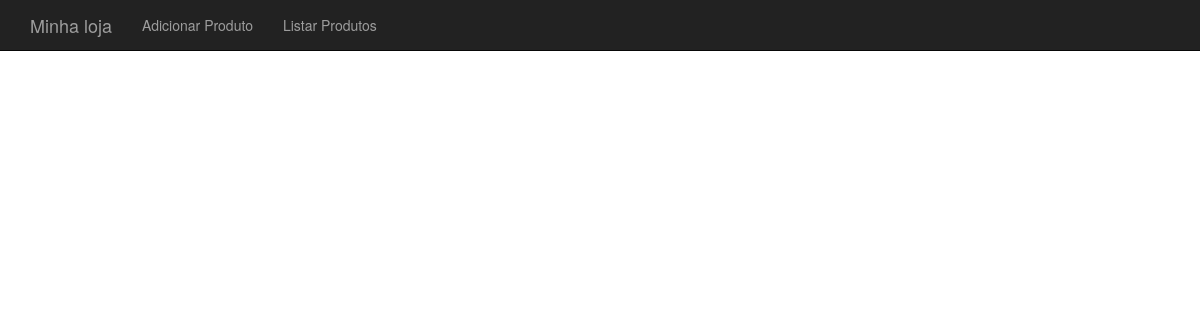
Before: /produto-lista.php with the older database file.
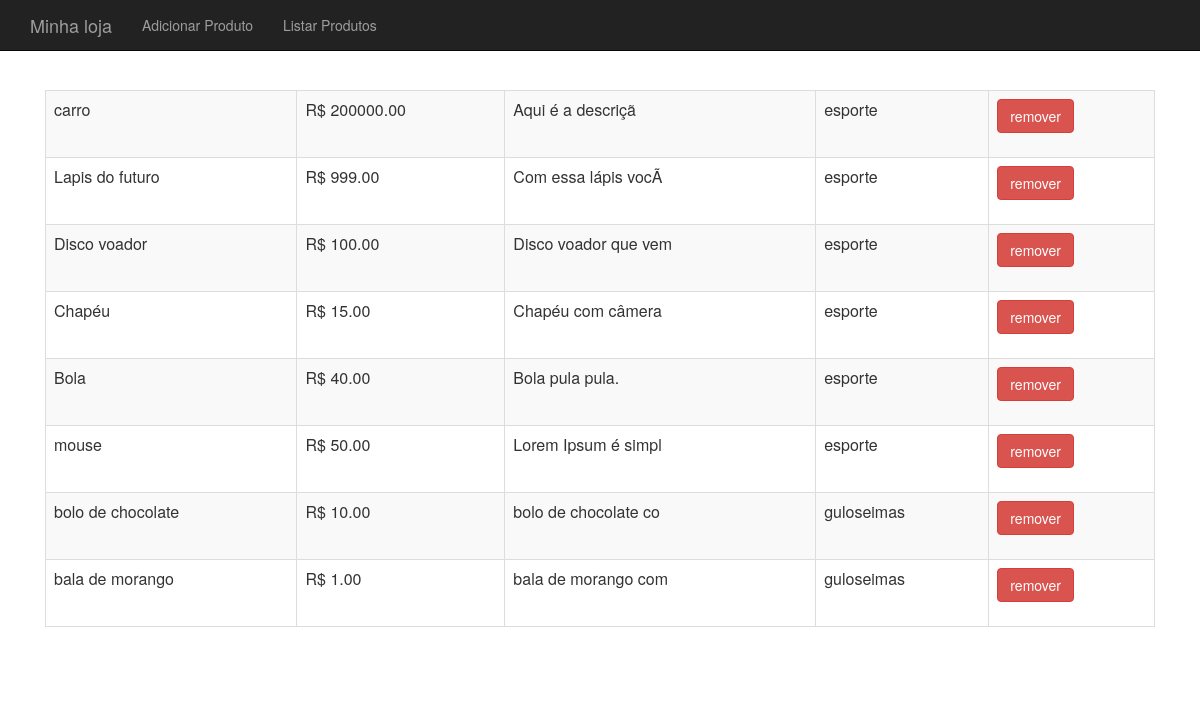
After: the same page with the newer database file.
### tables this page shows
CREATE TABLE `produtos` (
  `id` int(11) NOT NULL,
  `nome` varchar(255) DEFAULT NULL,
  `preco` decimal(10,2) DEFAULT NULL,
  `descricao` text,
  `categoria_id` int(11) DEFAULT NULL
);

CREATE TABLE `categorias` (
  `id` int(11) NOT NULL,
  `nome` varchar(255) DEFAULT NULL
);

### banco-produto.php (called while the page is built, shortened)
<?php
function listaProdutos($conexao){
	$produtos = array();
	$resultado = mysqli_query($conexao, "select p.*,c.nome as categoria_nome from produtos as p join categorias as c on c.id=p.categoria_id");
	while($produto = mysqli_fetch_assoc($resultado)){
		array_push($produtos, $produto);
	}
	return $produtos;
}
?>

### produto-lista.php (the view, shortened to what this page needs)
<?php include("cabecalho.php");?>
<?php include("banco-produto.php");?>
<?php
include("conecta.php");?>
<?php
$produtos = listaProdutos($conexao);
?>
<table class="table table-striped table-bordered">
<?php
foreach($produtos as $produto):
?>
<tr>
<td><?php echo $produto['nome'];?></td>
<td><?php echo "R$ ".$produto['preco'];?></td>
<td><?php echo substr($produto['descricao'], 0, 20);?></td>
<td><?php echo $produto['categoria_nome'];?></td>
<td>
	<form action="remove-produto.php" method="post">
		<button class="btn btn-danger">remover</button>
	</form>
</td>
</tr>
<?php
endforeach
?>
</table>
<?php include("rodape.php");?>

### cabecalho.php (shortened to what this page needs)
<html>
<head>
	<link href="css/bootstrap.css" rel="stylesheet" type="text/css">
	<link href="css/loja.css" rel="stylesheet" type="text/css">
</head>
<body>
	<div class="navbar navbar-inverse navbar-fixed-top">
		<div class="container">
			<div class="navbar-header">
			<a class="navbar-brand" href="index.php">Minha loja</a>
		</div>
		<div>
			<ul class="nav navbar-nav">
				<li><a href="produto-formulario.php">Adicionar Produto</a></li>
				<li><a href="produto-lista.php">Listar Produtos</a></li>
			</ul>
		</div>
		</div>
	</div>
	<div class="container">
		<div class="principal">

Changed rows visible on the page:
now on this page (row edited): produtos: nome "carro", preco "200000.00", descricao "Aqui é a descriçã", categoria.nome "esporte"
now on this page (row edited): produtos: nome "Lapis do futuro", preco "999.00", descricao "Com essa lápis vocÃ", categoria.nome "esporte"
now on this page (row edited): produtos: nome "Disco voador", preco "100.00", descricao "Disco voador que vem", categoria.nome "esporte"
now on this page (row edited): produtos: nome "Chapéu", preco "15.00", descricao "Chapéu com câmera", categoria.nome "esporte"
now on this page (row edited): produtos: nome "Bola", preco "40.00", descricao "Bola pula pula.", categoria.nome "esporte"
now on this page (row edited): produtos: nome "mouse", preco "50.00", descricao "Lorem Ipsum é simpl", categoria.nome "esporte"
added produtos: nome "bolo de chocolate", preco "10.00", descricao "bolo de chocolate co", categoria.nome "guloseimas"
added produtos: nome "bala de morango", preco "1.00", descricao "bala de morango com", categoria.nome "guloseimas"
